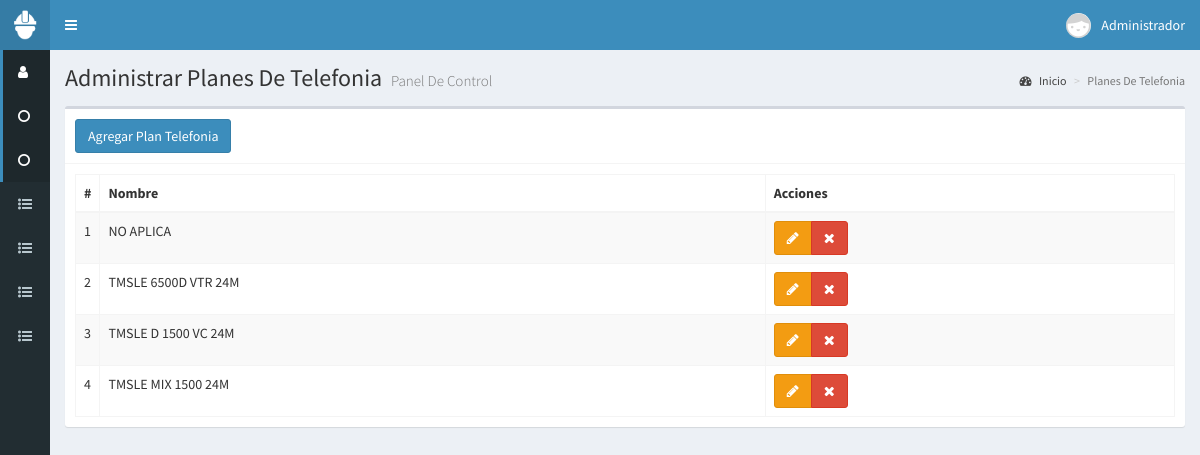
The app's page /plan-telefonia (signed in) with its own data.
### tables this page shows
CREATE TABLE t_PlanTelefonia
(
  id_plan_tel SMALLINT UNSIGNED PRIMARY KEY AUTO_INCREMENT,
  nombre VARCHAR(50) NOT NULL
);

### controladores/plantilla.controlador.php (called while the page is built)
<?php
  class ControladorPlantilla
  {
    static public function ctrPlantilla()
    {
      include "vistas/plantilla.php";
    }
  }

### index.php (called while the page is built, shortened)
<?php
require_once "controladores/plantilla.controlador.php";
require_once "controladores/responsivas.controlador.php";
require_once "controladores/plan-telefonia.controlador.php";
require_once "controladores/subir-csv.controlador.php";
require_once "modelos/plan-telefonia.modelo.php";
$plantilla = new ControladorPlantilla();
$plantilla->ctrPlantilla();

### controladores/plan-telefonia.controlador.php (called while the page is built, shortened)
<?php
  class ControladorPlanTelefonias
  {
		static public function ctrMostrarPlanTelefonias($item,$valor)
		{
			$tabla = "t_PlanTelefonia";
			$respuesta = ModeloPlanTelefonias::mdlMostrarPlanTelefonias($tabla,$item,$valor);
			return $respuesta;
		}
	}
?>

### modelos/conexion.php (called while the page is built)
<?php
  class Conexion
  {
    static public function conectar()
    {
      $link = new PDO("mysql:host=localhost;dbname=bd_responsivas",
                      "usuario_responsiva",
											"responsivas-2020");
			$link->setAttribute(PDO::ATTR_ERRMODE, PDO::ERRMODE_EXCEPTION);
			$mitz="America/Tijuana";
			$tz = (new DateTime('now', new DateTimeZone($mitz)))->format('P');
			$link->exec("SET time_zone='$tz';");
      $link->exec("set names utf8");
      return $link;
    }
  }
?>

### modelos/plan-telefonia.modelo.php (called while the page is built, shortened)
<?php
	require_once "conexion.php";
	class ModeloPlanTelefonias
	{
    static public function mdlMostrarPlanTelefonias($tabla,$item,$valor)
    {
			if ($item != null)
			{
				$stmt = Conexion::conectar()->prepare("SELECT * FROM $tabla WHERE $item = :$item ORDER BY nombre");
				$stmt->bindParam(":".$item,$valor, PDO::PARAM_STR);
				$stmt->execute();
				$registros = $stmt->fetch();
				$stmt->closeCursor();
				$stmt=null;
				return $registros;
			}
			else
			{
				$stmt = Conexion::conectar()->prepare("SELECT * FROM $tabla ORDER BY nombre");
				$stmt->execute();
				$registros = $stmt->fetchAll();
				return $registros;
			}
		}
	}
?>

### vistas/modulos/plan-telefonia.php (the view, shortened to what this page needs)
<div class="content-wrapper">
  <section class="content-header">
    <h1>
      Administrar Planes De Telefonia
      <small>Panel De Control</small>
    </h1>
    <ol class="breadcrumb">
      <li><a href="inicio"><i class="fa fa-dashboard"></i> Inicio</a></li>
      <li class="active">Planes De Telefonia</li>
    </ol>
  </section>
  <section class="content">
    <div class="box">
      <div class="box-header with-border">
        <button class="btn btn-primary"  data-toggle="modal" data-target="#modalAgregarPlanTelefonia">
          Agregar Plan Telefonia
        </button>
      </div>
      <div class="box-body">
        <table class="table table-bordered table-striped dt-responsive tablas">
          <thead>
            <tr>
              <th style="width:10px">#</th>
              <th>Nombre</th>
              <th>Acciones </th>
            </tr>
          </thead>
          <tbody>
					<?php
						$item = null;
						$valor = null;
						$plan_telefonia = ControladorPlanTelefonias::ctrMostrarPlanTelefonias($item,$valor);
						foreach ($plan_telefonia as $key => $value)
						{
							echo '
										<tr>
											<td>'.($key+1).'</td>
											<td>'.$value["nombre"].'</td>
											<td>
												<div class="btn-group">
													<button class="btn btn-warning btnEditarPlanTelefonia" idPlanTelefonia="'.$value["id_plan_tel"].'" data-toggle="modal" data-target="#modalEditarPlanTelefonia"><i class="fa fa-pencil"></i></button>';
													if ($_SESSION["perfil"] == "Administrador")
													{
														echo '
													<button class="btn btn-danger btnEliminarPlanTelefonia" idPlanTelefonia="'.$value["id_plan_tel"].'"><i class="fa fa-times"></i></button>';
													}
												echo '</div>
											</td>
										</tr>';
						}
					?>
          </tbody>
        </table>
      </div>
    </div>
  </section>
</div>

### records on screen
t_plantelefonia: nombre "NO APLICA"
t_plantelefonia: nombre "TMSLE 6500D VTR 24M"
t_plantelefonia: nombre "TMSLE D 1500 VC 24M"
t_plantelefonia: nombre "TMSLE MIX 1500 24M"

### other values on screen
$_SESSION["nombre"] "Administrador"
